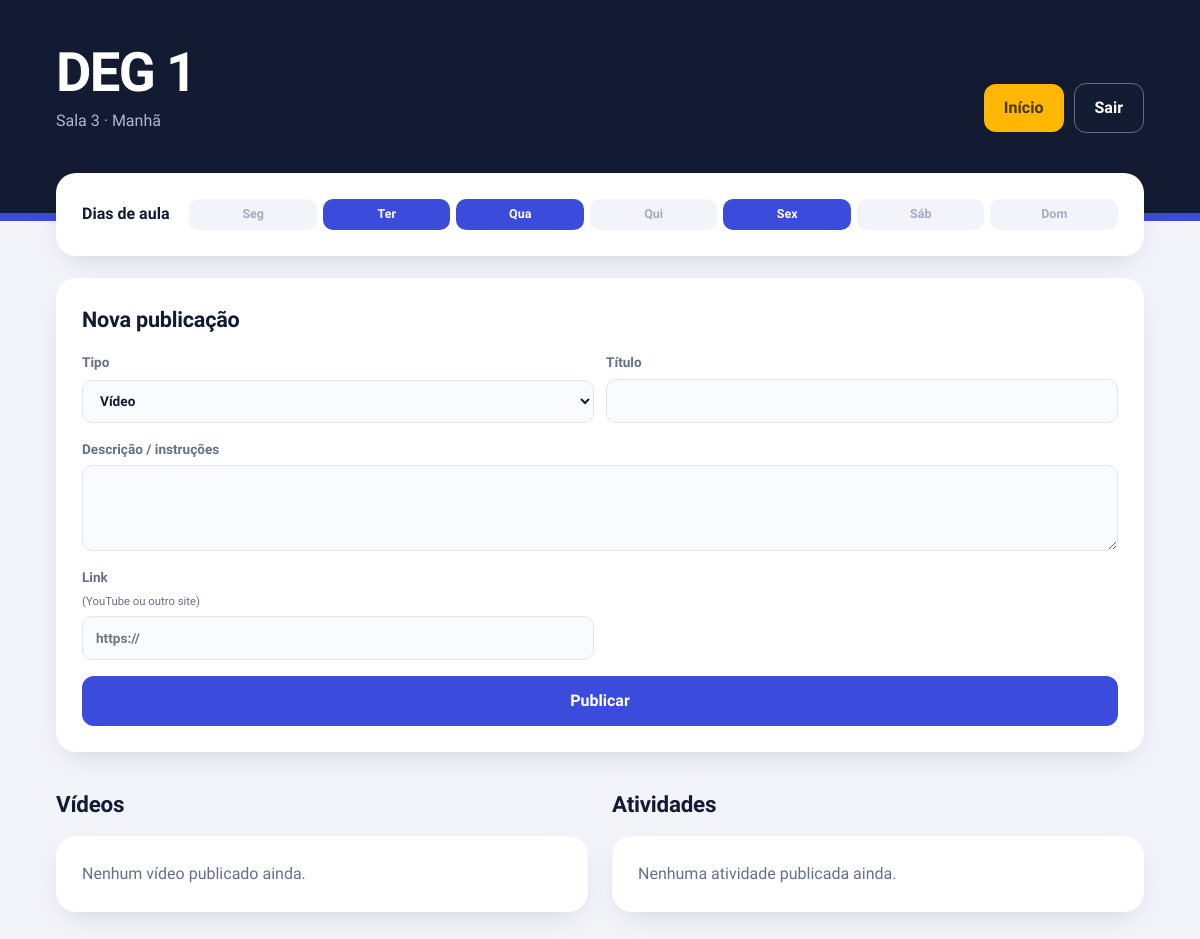
Page /turma.php?id=5 (signed in) on the committed database.
### tables this page shows
CREATE TABLE `turmas` (
  `id` int(10) UNSIGNED NOT NULL,
  `nome` varchar(80) NOT NULL,
  `turno` enum('Manhã','Tarde','Noite') NOT NULL DEFAULT 'Manhã',
  `sala` varchar(20) NOT NULL DEFAULT '',
  `dias` varchar(40) NOT NULL DEFAULT '',
  `cor` char(7) NOT NULL DEFAULT '#3B4BDB',
  `criado_em` timestamp NOT NULL DEFAULT current_timestamp()
);

### turma.php (the view, shortened to what this page needs)
<?php
require __DIR__ . '/auth.php';
$id = (int)($_GET['id'] ?? $_POST['turma_id'] ?? 0);
$turma = null;
foreach (turmasVisiveis($pdo) as $t) {
    if ((int)$t['id'] === $id) $turma = $t;
}
$q = $pdo->prepare('SELECT p.*, u.nome AS autor FROM publicacoes p
                    LEFT JOIN usuarios u ON u.id = p.autor_id
                    WHERE p.turma_id = ? ORDER BY p.criado_em DESC');
$q->execute([$id]);
$todas = $q->fetchAll();
$videos     = array_filter($todas, fn($p) => $p['tipo'] === 'video');
$atividades = array_filter($todas, fn($p) => $p['tipo'] === 'atividade');
$DIAS = ['Seg', 'Ter', 'Qua', 'Qui', 'Sex', 'Sáb', 'Dom'];
$diasTurma = explode(',', $turma['dias']);
?>
<!DOCTYPE html>
<html lang="pt-BR">
<head>
<link rel="stylesheet" href="style.css">
<link rel="stylesheet" href="app.css">
</head>
<body>
<header class="topo" style="border-bottom: 8px solid <?= e($turma['cor']) ?>">
  <div>
    <h1><?= e($turma['nome']) ?></h1>
    <p>Sala <?= e($turma['sala']) ?> · <?= e($turma['turno']) ?></p>
  </div>
  <div class="acoes"><?php barraUsuario(); ?></div>
</header>
<main class="conteudo" style="--cor: <?= e($turma['cor']) ?>">
  <div class="painel semana-painel">
    <strong>Dias de aula</strong>
    <div class="semana">
      <?php foreach ($DIAS as $d): ?><span class="<?= in_array($d, $diasTurma) ? 'on' : '' ?>"><?= $d ?></span><?php endforeach; ?>
    </div>
  </div>
  <?php if (podePostar()): ?>
    <form method="post" class="painel nova-pub">
      <h2>Nova publicação</h2>
      <div class="duas">
        <label>Tipo
          <select name="tipo" id="tipo">
            <option value="video" <?= ($_POST['tipo'] ?? '') === 'video' ? 'selected' : '' ?>>Vídeo</option>
          </select>
        </label>
        <label>Título <input name="titulo" required value="<?= e($_POST['titulo'] ?? '') ?>"></label>
      </div>
      <label>Descrição / instruções <textarea name="descricao" rows="3"><?= e($_POST['descricao'] ?? '') ?></textarea></label>
      <div class="duas">
        <label id="campo-url">Link <small class="dica" id="dica-url">(YouTube ou outro site)</small>
          <input name="url" type="url" placeholder="https://" value="<?= e($_POST['url'] ?? '') ?>"></label>
      </div>
      <button>Publicar</button>
    </form>
  <?php endif; ?>
  <div class="duas-colunas">
    <section>
      <h2 class="titulo-secao">Vídeos</h2>
      <?php if (!$videos): ?><p class="painel vazio">Nenhum vídeo publicado ainda.</p><?php endif; ?>
    </section>
    <section>
      <h2 class="titulo-secao">Atividades</h2>
      <?php if (!$atividades): ?><p class="painel vazio">Nenhuma atividade publicada ainda.</p><?php endif; ?>
    </section>
  </div>
</main>
</body>
</html>

### style.css (style rules this page uses)
:root { --fundo: #F2F4FA; --papel: #FFFFFF; --tinta: #131B33; --suave: #667089; --linha: #E1E5F0; --destaque: #3B4BDB; --alerta: #FFB703; --erro: #C23B52; }
* { box-sizing: border-box; }
body { margin: 0; background: var(--fundo); color: var(--tinta); font-family: 'Bricolage Grotesque', system-ui, sans-serif; line-height: 1.5; }
.topo { display: flex; justify-content: space-between; align-items: flex-end; flex-wrap: wrap; gap: 20px; padding: 44px clamp(16px, 5vw, 56px) 80px; background: var(--tinta); color: #fff; }
.topo h1 { margin: 0; font-size: clamp(2rem, 5vw, 3.4rem); font-weight: 800; letter-spacing: -.03em; line-height: 1.05; }
.topo p { margin: 8px 0 0; color: #AEB7D0; max-width: 34ch; }
.conteudo { max-width: 1240px; margin: -48px auto 0; padding: 0 clamp(16px, 5vw, 56px) 56px; }
.painel { background: var(--papel); border-radius: 20px; padding: 26px; display: grid; gap: 16px; box-shadow: 0 10px 30px -12px #131B3330; }
.painel h2 { margin: 0; font-size: 1.35rem; font-weight: 800; letter-spacing: -.01em; }
label { display: grid; gap: 6px; font-size: .85rem; font-weight: 600; color: var(--suave); }
.dica { font-weight: 400; color: var(--suave); }
input, select { font: inherit; color: var(--tinta); padding: 11px 13px; border: 1.5px solid var(--linha); border-radius: 10px; background: #FAFBFE; width: 100%; transition: border-color .15s; }
.duas { display: grid; grid-template-columns: 1fr 1fr; gap: 12px; }
button { font: inherit; font-weight: 700; cursor: pointer; border: 0; border-radius: 12px; padding: 13px 18px; background: var(--destaque); color: #fff; }
.semana { display: grid; grid-template-columns: repeat(7, 1fr); gap: 6px; margin: 18px 0 8px; }
.semana span { text-align: center; padding: 7px 0; border-radius: 10px; font-size: .8rem; font-weight: 600; background: #F2F4FA; color: #A3AAC0; }
.semana span.on { background: var(--cor); color: #fff; }
.vazio { color: var(--suave); margin: 14px 0 6px; }

### app.css (style rules this page uses)
.acoes { display:flex; gap:10px; flex-wrap:wrap; align-items:center; }
.titulo-secao { margin:28px 0 14px; font-size:1.4rem; font-weight:800; letter-spacing:-.01em; }
.semana { display:grid; grid-template-columns:repeat(7,1fr); gap:6px; margin-top:10px; }
.semana span { text-align:center; padding:6px 0; border-radius:10px; font-size:.78rem; font-weight:600; background:#F2F4FA; color:#A3AAC0; }
.semana span.on { background:var(--cor); color:#fff; }
.semana-painel { grid-template-columns:auto 1fr; align-items:center; margin-bottom:22px; gap:20px; }
.semana-painel .semana { margin:0; }
.nova-pub { margin-bottom:8px; }
textarea { font:inherit; padding:11px 13px; border:1.5px solid var(--linha); border-radius:10px; background:#FAFBFE; width:100%; resize:vertical; }
.duas-colunas { display:grid; grid-template-columns:1fr 1fr; gap:24px; align-items:start; }
.vazio { color:var(--suave); }

### rows in the picture
turmas: nome "DEG 1", sala "3", turno "Manhã"

### other values in the picture
$d "Seg"
$d "Ter"
$d "Qua"
$d "Qui"
$d "Sex"
$d "Sáb"
$d "Dom"
